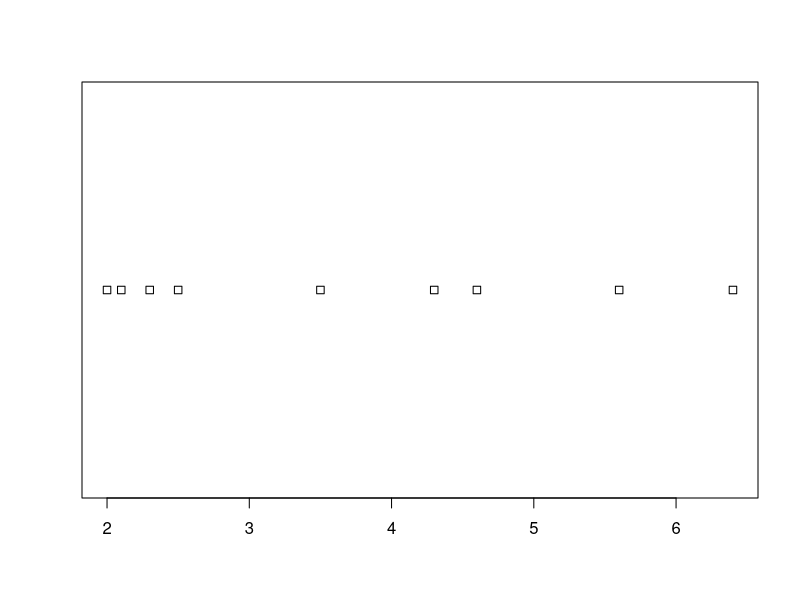
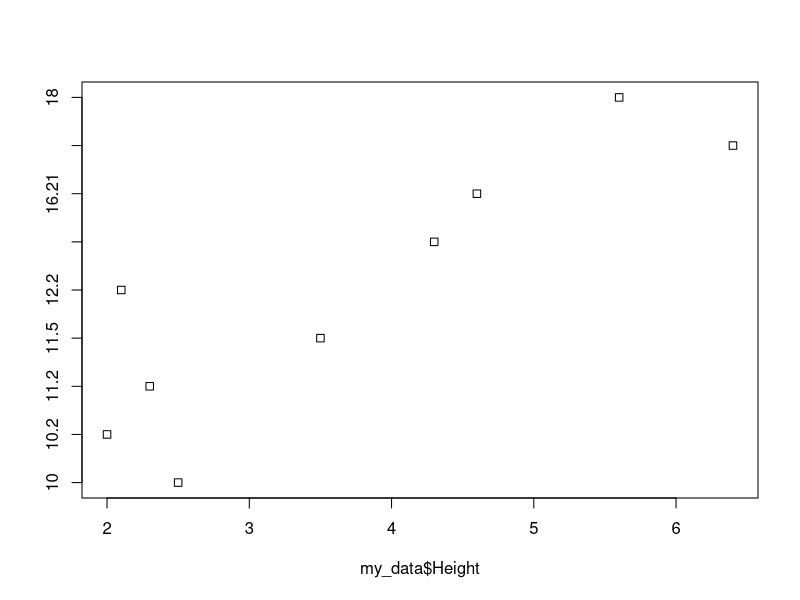
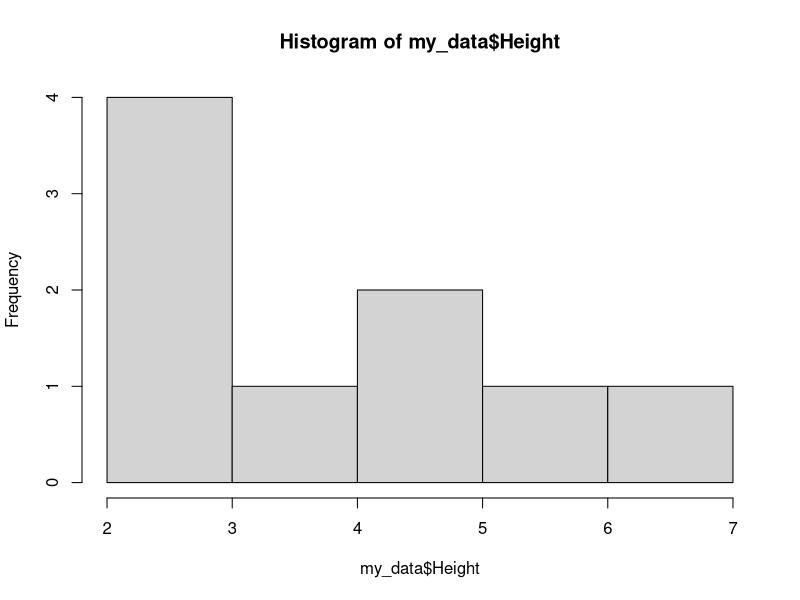
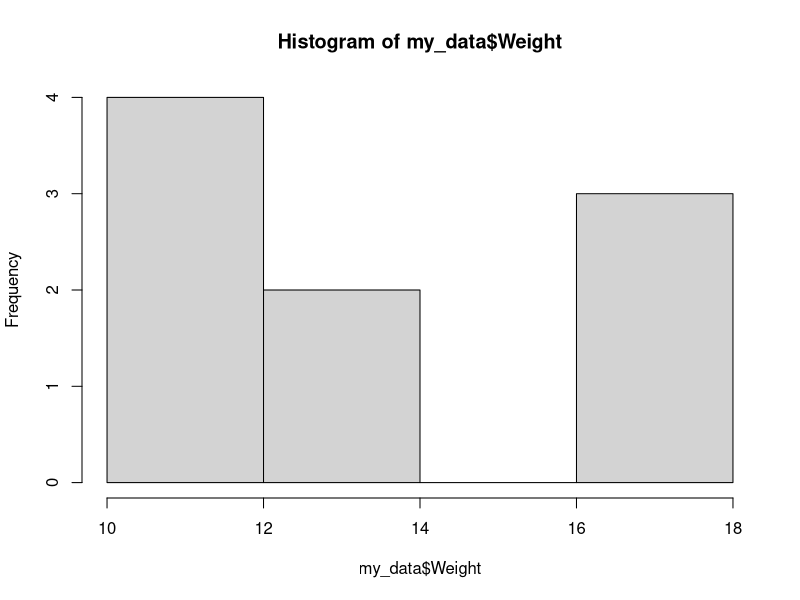
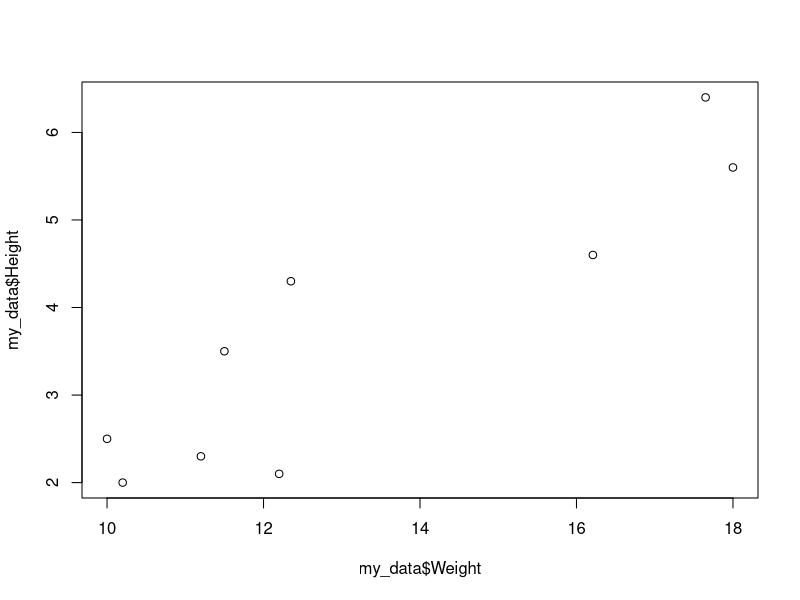
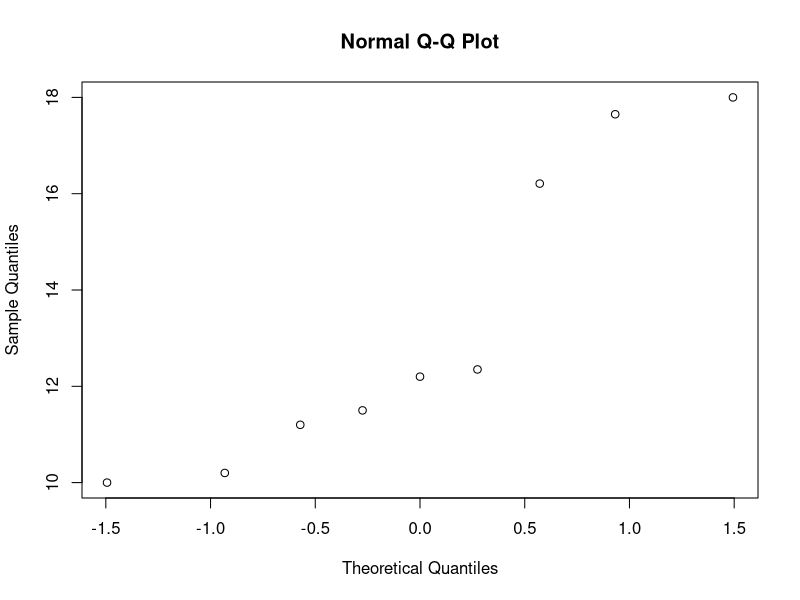
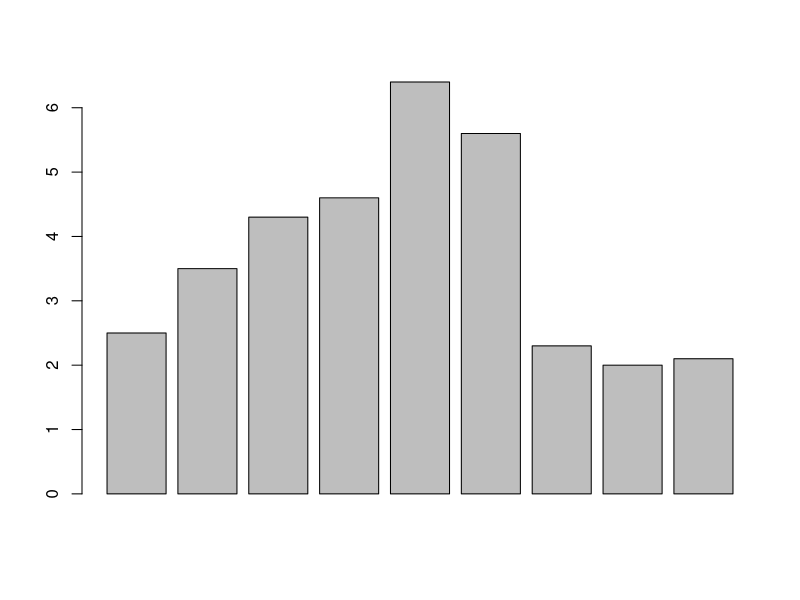
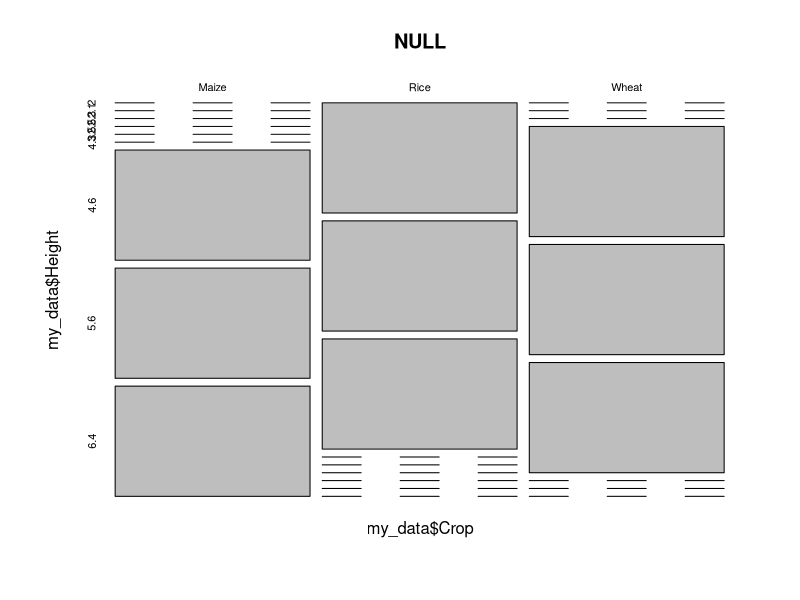

Here is the R script that generated these plots, in order: (Note: this script raises an error after producing the figures.)
library(readxl)
my_data <- read_excel("data.xlsx", sheet = "data", 
                      col_types = c("text", "numeric", "numeric"))
View(my_data)


## strip chart    for plot zoom cntl+shf+6
stripchart(my_data$Height)
## strip chart for 2 variables
stripchart(my_data$Height~ my_data$Weight)

## Histogram
hist(my_data$Height)
hist(my_data$Weight)


# Scatter plot
plot(my_data$Weight, my_data$Height)

# Qqnorm plot
qqnorm(my_data$Weight)

## Bar plot
barplot(my_data$Height)

## Mosaic plot
mosaicplot(~my_data$Crop+my_data$Height)


bqxplot(my_data$Height ~ my_data$Crop)














